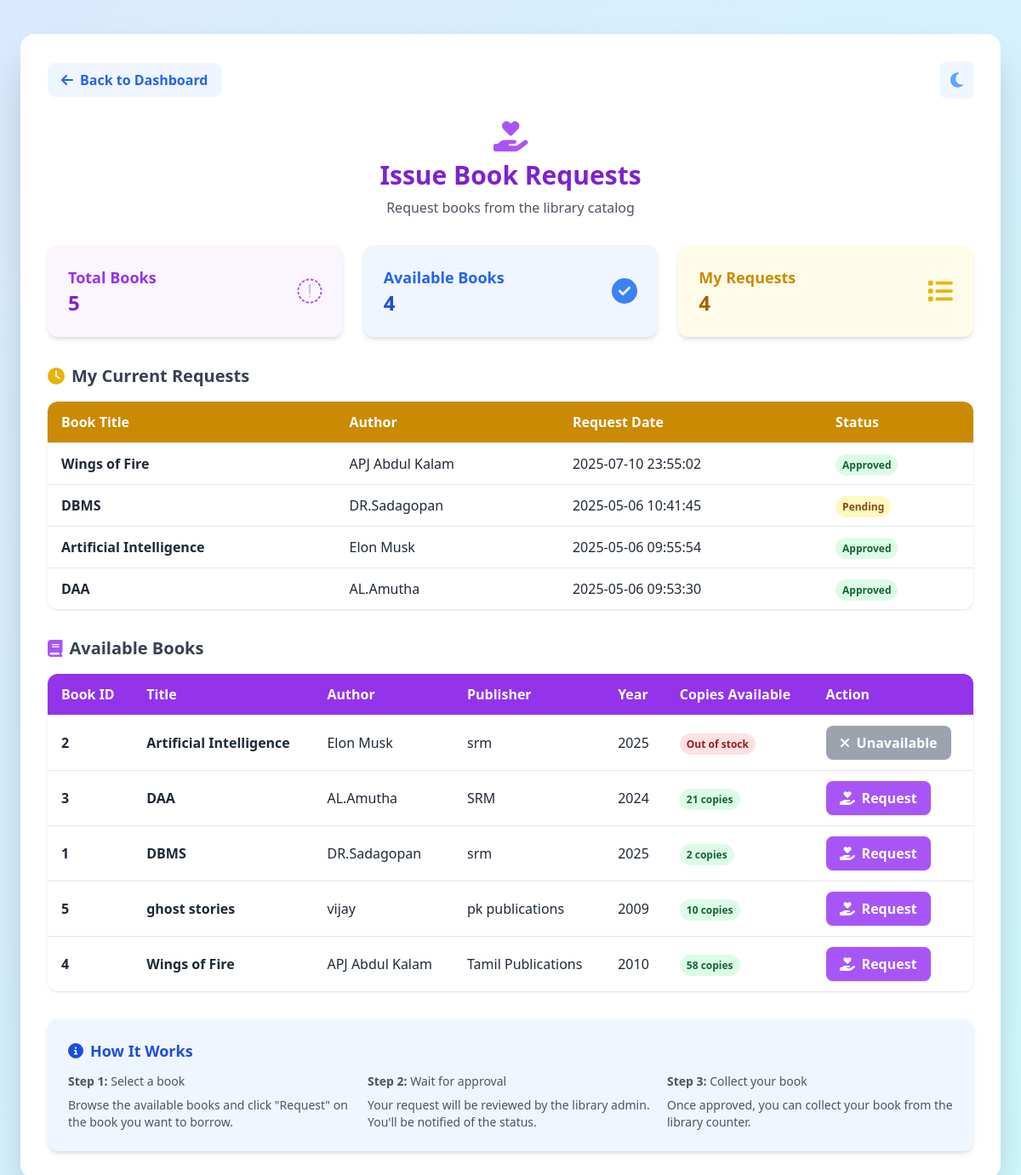
The app's page /issue_requests.php (signed in) with its own data.
### tables this page shows
CREATE TABLE `issuerequest` (
  `request_id` int(11) NOT NULL,
  `student_id` int(11) NOT NULL,
  `book_id` int(11) NOT NULL,
  `request_date` datetime NOT NULL DEFAULT current_timestamp(),
  `status` varchar(20) NOT NULL DEFAULT 'pending'
);

CREATE TABLE `catalog` (
  `book_id` int(11) NOT NULL,
  `title` varchar(255) NOT NULL,
  `author` varchar(255) NOT NULL,
  `year` int(11) NOT NULL,
  `publisher` varchar(255) NOT NULL,
  `copies_available` int(11) NOT NULL,
  `isbn` varchar(20) DEFAULT NULL,
  `category` varchar(100) DEFAULT NULL
);

### issue_requests.php (the view, shortened to what this page needs)
<?php
include 'dbconnect.php';
$username = $_SESSION['username'];
$stmt = $conn->prepare("SELECT Roll_No FROM Students WHERE Username = ?");
$stmt->bind_param("s", $username);
$stmt->execute();
$stmt->bind_result($student_id);
$sql = "SELECT * FROM Catalog ORDER BY title ASC";
$result = $conn->query($sql);
$stmt = $conn->prepare("SELECT ir.*, c.title, c.author FROM IssueRequest ir JOIN Catalog c ON ir.book_id = c.book_id WHERE ir.student_id = ? ORDER BY ir.request_date DESC");
$stmt->bind_param("i", $student_id);
$stmt->execute();
$user_requests = $stmt->get_result();
?>
<!DOCTYPE html>
<html lang="en">
<head>
    <script src="https://cdn.tailwindcss.com"></script>
    <link rel="stylesheet" href="https://cdnjs.cloudflare.com/ajax/libs/font-awesome/6.4.2/css/all.min.css">
</head>
<body class="bg-gradient-to-br from-blue-100 to-cyan-100 min-h-screen text-gray-800 dark:bg-gray-900 dark:text-gray-100 transition-colors">
    <div class="flex flex-col items-center min-h-screen py-10">
        <div class="w-full max-w-6xl p-8 bg-white dark:bg-gray-800 rounded-2xl shadow-2xl animate-fadeInUp">
            <div class="flex justify-between items-center mb-6">
                <a href="student_dashboard.php" class="inline-flex items-center gap-2 text-blue-600 dark:text-cyan-400 font-semibold hover:underline px-4 py-2 rounded-lg bg-blue-50 dark:bg-cyan-900 hover:bg-blue-100 dark:hover:bg-cyan-800 transition">
                    <i class="fas fa-arrow-left"></i> Back to Dashboard
                </a>
                <button onclick="document.body.classList.toggle('dark')" title="Toggle dark mode" class="text-blue-400 hover:text-blue-600 text-xl focus:outline-none px-3 py-2 rounded-lg bg-blue-50 dark:bg-cyan-900 hover:bg-blue-100 dark:hover:bg-cyan-800 transition">
                    <i class="fas fa-moon"></i>
                </button>
            </div>
            <div class="flex flex-col items-center mb-8">
                <span class="text-4xl text-purple-500 dark:text-purple-400 mb-2"><i class="fas fa-hand-holding-heart"></i></span>
                <h1 class="text-3xl font-bold text-purple-700 dark:text-purple-400 mb-2 text-center">Issue Book Requests</h1>
                <p class="text-gray-600 dark:text-gray-300 text-center">Request books from the library catalog</p>
            </div>
            <div class="grid grid-cols-1 md:grid-cols-3 gap-6 mb-8">
                <div class="bg-purple-50 dark:bg-gray-700 rounded-xl p-6 shadow-md">
                    <div class="flex items-center justify-between">
                        <div>
                            <h3 class="text-lg font-semibold text-purple-600 dark:text-purple-300">Total Books</h3>
                            <p class="text-2xl font-bold text-purple-700 dark:text-purple-400"><?php echo $result ? $result->num_rows : 0; ?></p>
                        </div>
                        <span class="text-3xl text-purple-500"><i class="fas fa-books"></i></span>
                    </div>
                </div>
                <div class="bg-blue-50 dark:bg-gray-700 rounded-xl p-6 shadow-md">
                    <div class="flex items-center justify-between">
                        <div>
                            <h3 class="text-lg font-semibold text-blue-600 dark:text-blue-300">Available Books</h3>
                            <p class="text-2xl font-bold text-blue-700 dark:text-blue-400">
                                <?php
                                $available_books = 0;
                                if ($result) {
                                    $result->data_seek(0);
                                    while ($row = $result->fetch_assoc()) {
                                        if ($row['copies_available'] > 0) {
                                            $available_books++;
                                        }
                                    }
                                    $result->data_seek(0);
                                }
                                echo $available_books;
                                ?>
                            </p>
                        </div>
                        <span class="text-3xl text-blue-500"><i class="fas fa-check-circle"></i></span>
                    </div>
                </div>
                <div class="bg-yellow-50 dark:bg-gray-700 rounded-xl p-6 shadow-md">
                    <div class="flex items-center justify-between">
                        <div>
                            <h3 class="text-lg font-semibold text-yellow-600 dark:text-yellow-300">My Requests</h3>
                            <p class="text-2xl font-bold text-yellow-700 dark:text-yellow-400"><?php echo $user_requests->num_rows; ?></p>
                        </div>
                        <span class="text-3xl text-yellow-500"><i class="fas fa-list"></i></span>
                    </div>
                </div>
            </div>
            <?php if ($user_requests->num_rows > 0): ?>
                <div class="mb-8">
                    <h2 class="text-xl font-semibold text-gray-700 dark:text-gray-300 mb-4 flex items-center gap-2">
                        <i class="fas fa-clock text-yellow-500"></i> My Current Requests
                    </h2>
                    <div class="overflow-x-auto rounded-xl shadow">
                        <table class="min-w-full divide-y divide-gray-200 dark:divide-gray-700">
                            <thead class="bg-yellow-600 dark:bg-yellow-700 text-white">
                                <tr>
                                    <th class="px-4 py-3 text-left font-semibold">Book Title</th>
                                    <th class="px-4 py-3 text-left font-semibold">Author</th>
                                    <th class="px-4 py-3 text-left font-semibold">Request Date</th>
                                    <th class="px-4 py-3 text-left font-semibold">Status</th>
                                </tr>
                            </thead>
                            <tbody class="bg-white dark:bg-gray-800 divide-y divide-gray-200 dark:divide-gray-700">
                                <?php while ($request = $user_requests->fetch_assoc()): ?>
                                    <tr class="hover:bg-gray-50 dark:hover:bg-gray-700 transition">
                                        <td class="px-4 py-3 font-semibold"><?php echo htmlspecialchars($request['title']); ?></td>
                                        <td class="px-4 py-3"><?php echo htmlspecialchars($request['author']); ?></td>
                                        <td class="px-4 py-3"><?php echo htmlspecialchars($request['request_date']); ?></td>
                                        <td class="px-4 py-3">
                                            <?php if ($request['status'] === 'pending'): ?>
                                                <span class="px-2 py-1 bg-yellow-100 text-yellow-800 rounded-full text-xs font-semibold dark:bg-yellow-900 dark:text-yellow-200">
                                                    Pending
                                                </span>
                                            <?php elseif ($request['status'] === 'approved'): ?>
                                                <span class="px-2 py-1 bg-green-100 text-green-800 rounded-full text-xs font-semibold dark:bg-green-900 dark:text-green-200">
                                                    Approved
                                                </span>
                                            <?php else: ?>
                                                <span class="px-2 py-1 bg-red-100 text-red-800 rounded-full text-xs font-semibold dark:bg-red-900 dark:text-red-200">
                                                    Rejected
                                                </span>
                                            <?php endif; ?>
                                        </td>
                                    </tr>
                                <?php endwhile; ?>
                            </tbody>
                        </table>
                    </div>
                </div>
            <?php endif; ?>
            <div class="mb-8">
                <h2 class="text-xl font-semibold text-gray-700 dark:text-gray-300 mb-4 flex items-center gap-2">
                    <i class="fas fa-book text-purple-500"></i> Available Books
                </h2>
                <div class="overflow-x-auto rounded-xl shadow">
                    <table class="min-w-full divide-y divide-gray-200 dark:divide-gray-700">
                        <thead class="bg-purple-600 dark:bg-purple-700 text-white">
                            <tr>
                                <th class="px-4 py-3 text-left font-semibold">Book ID</th>
                                <th class="px-4 py-3 text-left font-semibold">Title</th>
                                <th class="px-4 py-3 text-left font-semibold">Author</th>
                                <th class="px-4 py-3 text-left font-semibold">Publisher</th>
                                <th class="px-4 py-3 text-left font-semibold">Year</th>
                                <th class="px-4 py-3 text-left font-semibold">Copies Available</th>
                                <th class="px-4 py-3 text-left font-semibold">Action</th>
                            </tr>
                        </thead>
                        <tbody class="bg-white dark:bg-gray-800 divide-y divide-gray-200 dark:divide-gray-700">
                            <?php if ($result && $result->num_rows > 0): ?>
                                <?php while ($row = $result->fetch_assoc()): ?>
                                    <tr class="hover:bg-gray-50 dark:hover:bg-gray-700 transition">
                                        <td class="px-4 py-3 font-semibold"><?php echo htmlspecialchars($row['book_id']); ?></td>
                                        <td class="px-4 py-3">
                                            <div class="flex flex-col">
                                                <span class="font-semibold"><?php echo htmlspecialchars($row['title']); ?></span>
                                            </div>
                                        </td>
                                        <td class="px-4 py-3"><?php echo htmlspecialchars($row['author']); ?></td>
                                        <td class="px-4 py-3"><?php echo htmlspecialchars($row['publisher']); ?></td>
                                        <td class="px-4 py-3"><?php echo htmlspecialchars($row['year']); ?></td>
                                        <td class="px-4 py-3">
                                            <?php if ($row['copies_available'] > 0): ?>
                                                <span class="px-2 py-1 bg-green-100 text-green-800 rounded-full text-xs font-semibold dark:bg-green-900 dark:text-green-200">
                                                    <?php echo htmlspecialchars($row['copies_available']); ?> copies
                                                </span>
                                            <?php else: ?>
                                                <span class="px-2 py-1 bg-red-100 text-red-800 rounded-full text-xs font-semibold dark:bg-red-900 dark:text-red-200">
                                                    Out of stock
                                                </span>
                                            <?php endif; ?>
                                        </td>
                                        <td class="px-4 py-3">
                                            <?php if ($row['copies_available'] > 0): ?>
                                                <form method="post" action="issue_requests.php" onsubmit="return confirm('Are you sure you want to request this book?');" class="inline">
                                                    <button type="submit" class="bg-purple-500 hover:bg-purple-600 text-white font-semibold px-4 py-2 rounded-lg shadow transition flex items-center gap-2">
                                                        <i class="fas fa-hand-holding-heart"></i> Request
                                                    </button>
                                                </form>
                                            <?php else: ?>
                                                <button disabled class="bg-gray-400 text-white font-semibold px-4 py-2 rounded-lg cursor-not-allowed flex items-center gap-2">
                                                    <i class="fas fa-times"></i> Unavailable
                                                </button>
                                            <?php endif; ?>
                                        </td>
                                    </tr>
                                <?php endwhile; ?>
                            <?php endif; ?>
                        </tbody>
                    </table>
                </div>
            </div>
            <div class="bg-blue-50 dark:bg-gray-700 rounded-xl p-6 shadow-md">
                <h3 class="text-lg font-semibold text-blue-700 dark:text-blue-300 mb-3 flex items-center gap-2">
                    <i class="fas fa-info-circle"></i> How It Works
                </h3>
                <div class="grid grid-cols-1 md:grid-cols-3 gap-4 text-sm">
                    <div>
                        <p class="text-gray-600 dark:text-gray-300 mb-2">
                            <strong>Step 1:</strong> Select a book
                        </p>
                        <p class="text-gray-600 dark:text-gray-300">
                            Browse the available books and click "Request" on the book you want to borrow.
                        </p>
                    </div>
                    <div>
                        <p class="text-gray-600 dark:text-gray-300 mb-2">
                            <strong>Step 2:</strong> Wait for approval
                        </p>
                        <p class="text-gray-600 dark:text-gray-300">
                            Your request will be reviewed by the library admin. You'll be notified of the status.
                        </p>
                    </div>
                    <div>
                        <p class="text-gray-600 dark:text-gray-300 mb-2">
                            <strong>Step 3:</strong> Collect your book
                        </p>
                        <p class="text-gray-600 dark:text-gray-300">
                            Once approved, you can collect your book from the library counter.
                        </p>
                    </div>
                </div>
            </div>
        </div>
    </div>
</body>
</html>

### issue_requests.php (style rules this page uses)
.animate-fadeInUp { animation: fadeInUp 0.7s; }

### records on screen
issuerequest: book.title "Wings of Fire", book.author "APJ Abdul Kalam", request_date "2025-07-10 23:55:02", status "Approved"
issuerequest: book.title "DBMS", book.author "DR.Sadagopan", request_date "2025-05-06 10:41:45", status "Pending"
issuerequest: book.title "Artificial Intelligence", book.author "Elon Musk", request_date "2025-05-06 09:55:54", status "Approved"
issuerequest: book.title "DAA", book.author "AL.Amutha", request_date "2025-05-06 09:53:30", status "Approved"
catalog: book_id "2", title "Artificial Intelligence", author "Elon Musk", publisher "srm", year "2025", copies_available "Out of stock"
catalog: book_id "3", title "DAA", author "AL.Amutha", publisher "SRM", year "2024", copies_available "21"
catalog: book_id "1", title "DBMS", author "DR.Sadagopan", publisher "srm", year "2025", copies_available "2"
catalog: book_id "5", title "ghost stories", author "vijay", publisher "pk publications", year "2009", copies_available "10"
catalog: book_id "4", title "Wings of Fire", author "APJ Abdul Kalam", publisher "Tamil Publications", year "2010", copies_available "58"

### other values on screen
$result->num_rows "5"
$available_books "4"
$user_requests->num_rows "4"
